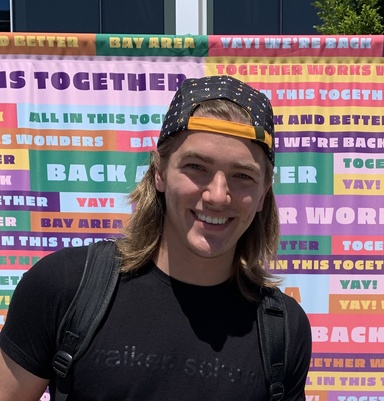
#> input picture server/me-lol.jpg, 384 x 401 px, shrunk from 1225 x 1280 before the run
$ python kuwahara.py   (older library calls are emulated)
#> lines starting #> are read from the running program, lines starting #| are printed output that depends on the picture
import cv2
from pykuwahara import kuwahara
from typing import Literal
import numpy as np
import os
import math
import time
import matplotlib.pyplot as plt


def library_kuwahara(img_path: str, method: Literal['mean', 'gaussian', 'lagrange'] = 'mean', radius: int = 3, dir='api', img_name="output") -> None:
    """

    This method simply calls the kuwahara function from the pykuwahara library with the given method and radius
    Should be used for testing our approximation kuwahara method
    Files are output to ./examples/

    Args:
        img_path (str): The path to the image
        method (Literal['mean', 'gaussian], optional): The kernel method, defaults to 'mean'.
        radius (int, optional): The radius of the kernel, defaults to 3.
    """
    image = cv2.imread(img_path)
    filter_applied = custom_kuwahara(image, method=method,
                                     radius=radius)  # kuwahara(image, method=method, radius=radius)
    examples_dir = 'examples/'
    if not (os.path.exists(examples_dir)):
        os.mkdir(examples_dir)
    out_path = f'./{dir}/{img_name}_kuwahara.jpg'
    cv2.imwrite(
        out_path, filter_applied)
    print(
        f'successfully applied kuwahara of method: {method} with kernel radius {radius}')
    return out_path


def custom_kuwahara(orig_img, method='mean', radius=3, sigma=None, grayconv=cv2.COLOR_BGR2GRAY, image_2d=None):
    #  Based off of the code from: https://github.com/yoch/pykuwahara/blob/main/src/pykuwahara/kuwahara.py
    if orig_img.ndim != 2 and orig_img.ndim != 3:
        raise TypeError("Incorrect number of dimensions (excepted 2 or 3)")

    if not isinstance(radius, int):
        raise TypeError('`radius` must be int')

    if radius < 1:
        raise ValueError('`radius` must be greater or equal 1')

    if method not in ('mean', 'gaussian', 'lagrange'):
        raise NotImplementedError('unsupported method %s' % method)

    if method == 'gaussian' and sigma is None:
        sigma = -1
        # then computed by OpenCV as : 0.3 * ((ksize - 1) * 0.5 - 1) + 0.8
        # see: https://docs.opencv.org/master/d4/d86/group__imgproc__filter.html#gac05a120c1ae92a6060dd0db190a61afa

    # convert to float32 if necessary for further math computation
    image = orig_img.astype(np.float32, copy=False)

    if image_2d is not None:
        image_2d = image_2d.astype(image.dtype, copy=False)

    # preallocate these arrays
    avgs = np.empty((4, *image.shape), dtype=image.dtype)
    stddevs = np.empty((4, *image.shape[:2]), dtype=image.dtype)

    if image.ndim == 3:
        if image_2d is None:
            # NOTE this doesn't support float64
            image_2d = cv2.cvtColor(orig_img, grayconv).astype(
                image.dtype, copy=False)
        avgs_2d = np.empty((4, *image.shape[:2]), dtype=image.dtype)
    elif image.ndim == 2:
        image_2d = image
        avgs_2d = avgs

    # Create a pixel-by-pixel square of the image
    squared_img = image_2d ** 2

    if method == 'mean':
        kxy = np.ones(radius + 1, dtype=image.dtype) / \
            (radius + 1)  # kernelX and kernelY (same)
    elif method == 'gaussian':
        # kxy = np.array(_calculate_gaussian_true_values(2 * radius + 1))
        kxy = cv2.getGaussianKernel(2 * radius + 1, sigma, ktype=cv2.CV_32F)
        kxy /= kxy[radius:].sum()  # normalize the semi-kernels
        klr = np.array([kxy[:radius + 1], kxy[radius:]])
        kindexes = [[1, 1], [1, 0], [0, 1], [0, 0]]
    elif method == 'lagrange':
        k_size = 2 * radius + 1
        # x = list of k_size values
        # f_x = true value at each i value
        # x_estimate = use lagrange to estimate at i
        kxy = calculate_lagrange_est_values(k_size)
        kxy /= kxy[radius:].sum()  # normalize the semi-kernels
        klr = np.array([kxy[:radius + 1], kxy[radius:]])
        kindexes = [[1, 1], [1, 0], [0, 1], [0, 0]]

    # the pixel position for all kernel quadrants
    shift = [(0, 0), (0, radius), (radius, 0), (radius, radius)]

    # Calculation of averages and variances on sub-windows
    for k in range(4):
        if method == 'mean':
            kx = ky = kxy
        elif method == 'gaussian':
            kx, ky = klr[kindexes[k]]
        elif method == 'lagrange':
            kx, ky = klr[kindexes[k]]
        cv2.sepFilter2D(image, -1, kx, ky, avgs[k], shift[k])
        if image.ndim == 3:  # else, this is already done...
            cv2.sepFilter2D(image_2d, -1, kx, ky, avgs_2d[k], shift[k])
        cv2.sepFilter2D(squared_img, -1, kx, ky, stddevs[k], shift[k])
        # compute the final variance on sub-window
        stddevs[k] = stddevs[k] - avgs_2d[k] ** 2

    # Choice of index with minimum variance
    indices = np.argmin(stddevs, axis=0)

    # Building the filtered image
    if image.ndim == 2:
        filtered = np.take_along_axis(
            avgs, indices[None, ...], 0).reshape(image.shape)
    else:  # then avgs.ndim == 4
        filtered = np.take_along_axis(
            avgs, indices[None, ..., None], 0).reshape(image.shape)

    return filtered.astype(orig_img.dtype)


# [12 lines left out: function calculate_error, not called in this run]


def _lx(X, i):
    xk = X[i]

    def ret_func(x):
        total = 1
        for j in range(len(X)):
            if j == i:
                continue
            xp = X[j]
            total *= ((x - xp) / (xk - xp))
        return total

    return ret_func


# [6 lines left out: function lagrange, not called in this run]


def get_lagrange_function(X, f_x):
    def est(x):
        curr = 0
        for i in range(0, len(X)):
            curr += (_lx(X, i)(x) * f_x[i])
        return curr

    return est


# f(x) function
def gaussian_func(x, sigma=1):
    inner = math.pow(x, 2) / (2 * math.pow(sigma, 2))
    test = math.exp(-1 * inner)
    return test
    # return math.exp((-1 * (math.pow((i-(k_size - 1) ) / 2.0, 2), 2)) / (2 * math.pow(sigma, 2)))


# calculate the true gaussian values
# [8 lines left out: function _calculate_gaussian_true_values, not called in this run]


# calculate the lagrange estimated values
def calculate_lagrange_est_values(k_size):
    # setup, get lagrange data (5 points)
    sigma = 0.3 * ((k_size - 1) * 0.5 - 1) + 0.8
    start = (k_size - 1) // 2
    x_vals = [start, 3 * start / 4, start / 2, start / 4, 0]
    y_vals = [gaussian_func(x, sigma) for x in x_vals]

    # actually estimate the values
    lagrange_estimate = []
    est_func = get_lagrange_function(x_vals, y_vals)
    for x in range((k_size - 1) // 2, -1, -1):
        lagrange_estimate.append(est_func(x))

    # normalize the data
    final = np.concatenate((lagrange_estimate, lagrange_estimate[::-1][1:]))
    tot = sum(final)
    final = [x / tot for x in final]

    return np.array(final)


# test
# [24 lines left out: function test, not called in this run]


def add_point_lagrange(x_radius_lagrange, y_time_lagrange, radius):
    then = time.time()
    library_kuwahara(img_path, method='lagrange', radius=radius)
    x_radius_lagrange.append(radius)
    now = time.time()
    print(now - then)
    y_time_lagrange.append(now - then)


def add_point_gausian(x_radius_gaussian, y_time_gaussian, radius):
    then = time.time()
    library_kuwahara(img_path, method='gaussian', radius=radius)
    x_radius_gaussian.append(radius)
    now = time.time()
    print(now - then)
    y_time_gaussian.append(now - then)


if __name__ == '__main__':
    example_imgs = ['me-lol.jpg', 'turing-test.jpg',
                    'cherry-blossoms.JPG', 'grassy-field.JPG']
    example_imgs_str = ['me_lol', 'turing_test',
                        'cherry_blossoms', 'grassy_field']
    i = 0

    # WIP:
    # calculate_error(100)

    # test()
    for img_path in example_imgs:
        x_radius_lagrange = []
        x_radius_gaussian = []
        y_time_lagrange = []
        y_time_gaussian = []

        # [33 lines of commented-out code are left out]
        add_point_gausian(x_radius_gaussian, y_time_gaussian, 5)
#> in library_kuwahara, image is the input picture: shape (401, 384, 3); mean B, G, R 103.7, 97.9, 114.9
#> in custom_kuwahara, `squared_img = image_2d ** 2`:
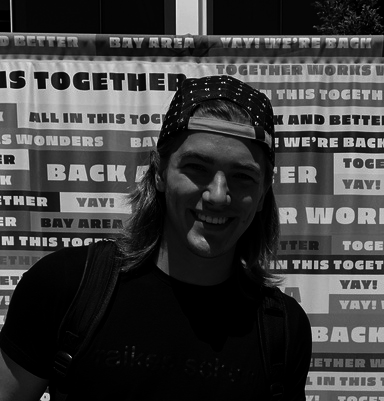
#> squared_img: shape (401, 384) float32; min 0, max 64516, mean 15666.8; drawn with min black and max white
        add_point_gausian(x_radius_gaussian, y_time_gaussian, 10)
        add_point_gausian(x_radius_gaussian, y_time_gaussian, 20)
#> call 3 of custom_kuwahara, with method = 'gaussian', radius = 20, grayconv = 6
#> in custom_kuwahara (call 3), `kxy = cv2.getGaussianKernel(2 * radius + 1, sigma, ktype=cv2.CV_32F)`: kxy = 41 values, max 0.0615 at index 20, min 0.000541 at index 0, mean 0.0244
#> in custom_kuwahara (call 3), `kxy /= kxy[radius:].sum()`: kxy = 41 values, max 0.116 at index 20, min 0.00102 at index 0, mean 0.046
#> in custom_kuwahara (call 3), `indices = np.argmin(stddevs, axis=0)`: indices: shape (401, 384) int64; 4 distinct labels, from 0 to 3
#> in custom_kuwahara (call 3), `filtered = np.take_along_axis( avgs, indices[None, ..., None], 0).resh..`:
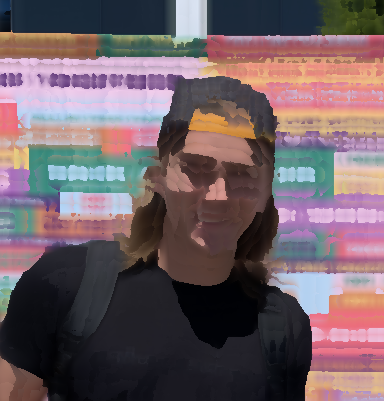
#> filtered: shape (401, 384, 3) float32; mean B, G, R 101.6, 96.1, 113.9
        add_point_gausian(x_radius_gaussian, y_time_gaussian, 50)
#> call 4 of custom_kuwahara, with method = 'gaussian', radius = 50, grayconv = 6
#> in custom_kuwahara (call 4), `kxy = cv2.getGaussianKernel(2 * radius + 1, sigma, ktype=cv2.CV_32F)`: kxy = 101 values, max 0.0258 at index 50, min 0.000142 at index 0, mean 0.0099
#> in custom_kuwahara (call 4), `kxy /= kxy[radius:].sum()`: kxy = 101 values, max 0.0502 at index 50, min 0.000276 at index 0, mean 0.0193
#> in custom_kuwahara (call 4), `indices = np.argmin(stddevs, axis=0)`: indices: shape (401, 384) int64; 4 distinct labels, from 0 to 3
#> in custom_kuwahara (call 4), `filtered = np.take_along_axis( avgs, indices[None, ..., None], 0).resh..`:
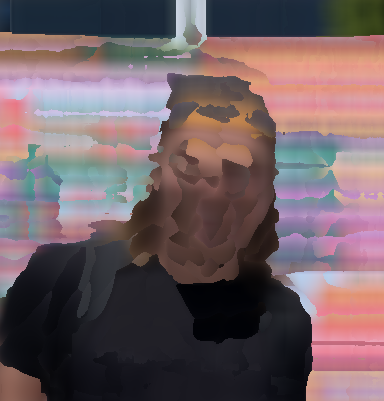
#> filtered: shape (401, 384, 3) float32; mean B, G, R 99.2, 94.8, 112.6
        add_point_gausian(x_radius_gaussian, y_time_gaussian, 100)
#> in custom_kuwahara (call 5), `indices = np.argmin(stddevs, axis=0)`: indices: shape (401, 384) int64; 4 distinct labels, from 0 to 3

        # [6 lines of commented-out code are left out]
        add_point_lagrange(x_radius_lagrange, y_time_lagrange, 5)
        add_point_lagrange(x_radius_lagrange, y_time_lagrange, 10)
        add_point_lagrange(x_radius_lagrange, y_time_lagrange, 20)
#> in custom_kuwahara (call 8), `indices = np.argmin(stddevs, axis=0)`:
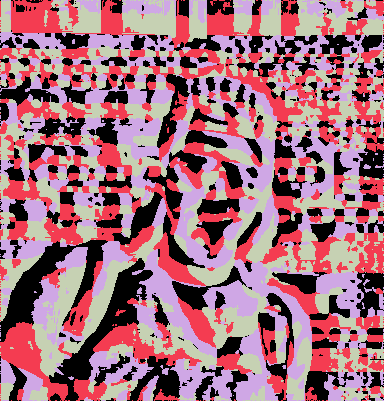
#> indices: shape (401, 384) int64; 4 distinct labels, from 0 to 3; one colour per label, 0 black
        add_point_lagrange(x_radius_lagrange, y_time_lagrange, 50)
#> in custom_kuwahara (call 9), `indices = np.argmin(stddevs, axis=0)`:
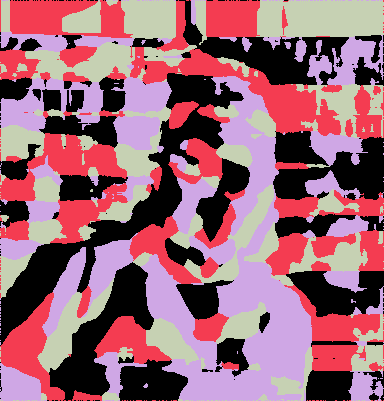
#> indices: shape (401, 384) int64; 4 distinct labels, from 0 to 3; one colour per label, 0 black
        add_point_lagrange(x_radius_lagrange, y_time_lagrange, 100)
#> in custom_kuwahara (call 10), `indices = np.argmin(stddevs, axis=0)`:
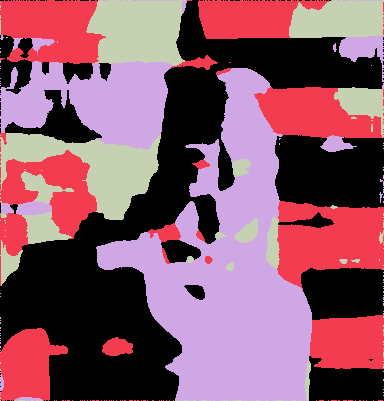
#> indices: shape (401, 384) int64; 4 distinct labels, from 0 to 3; one colour per label, 0 black

        if i != 0:
            plt.clf()

        plt.plot(x_radius_lagrange, y_time_lagrange,
                 '-*', label='Lagrange Interpolation')
        plt.plot(x_radius_gaussian, y_time_gaussian, '-*', label='Gaussian')
        plt.xlabel("Radius")
        plt.ylabel("Time (seconds)")
        plt.legend()
        plt.title("Lagrange Interpolation vs Gaussian Weights for the " +
                  example_imgs_str[i] + " Image")
        plt.savefig("figures/" + example_imgs_str[i] + "_Image.jpg")
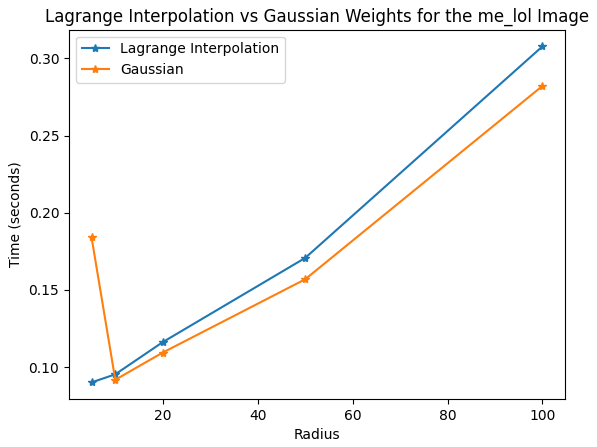
#> figure drawn by matplotlib, 1 panel
        i += 1
#> pass 2 of the loop `for img_path in example_imgs:`:
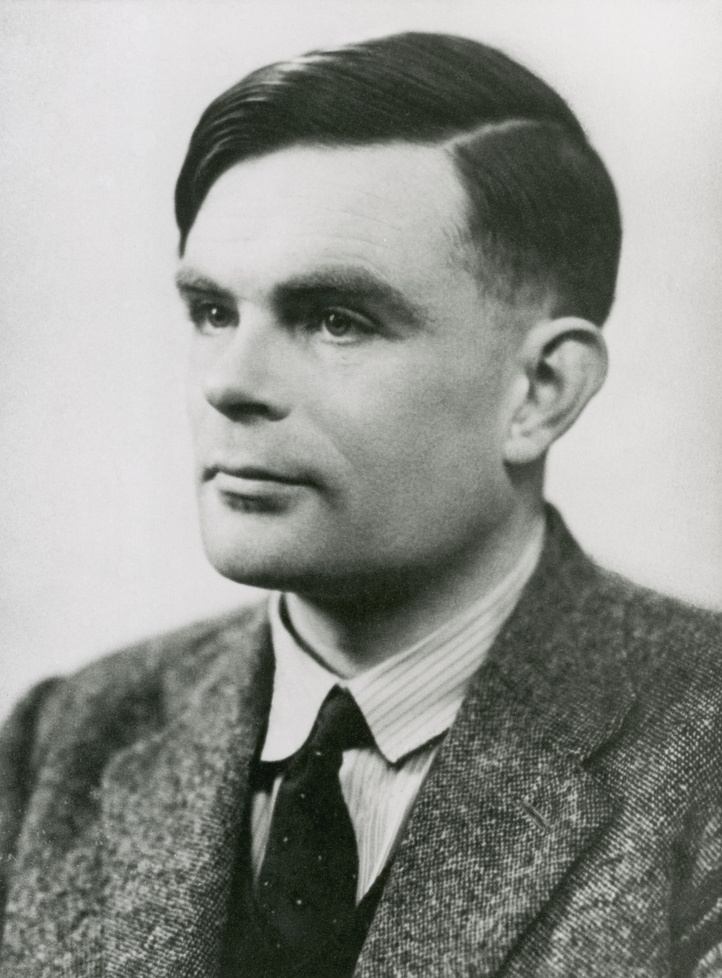
#> input picture server/turing-test.jpg, 722 x 978 px, shrunk from 2303 x 3120 before the run
#> in library_kuwahara, image is the input picture: shape (978, 722, 3); mean B, G, R 143.8, 148.5, 146.6
#> image_2d: shape (978, 722) float32
#> in custom_kuwahara (call 11), `squared_img = image_2d ** 2`:
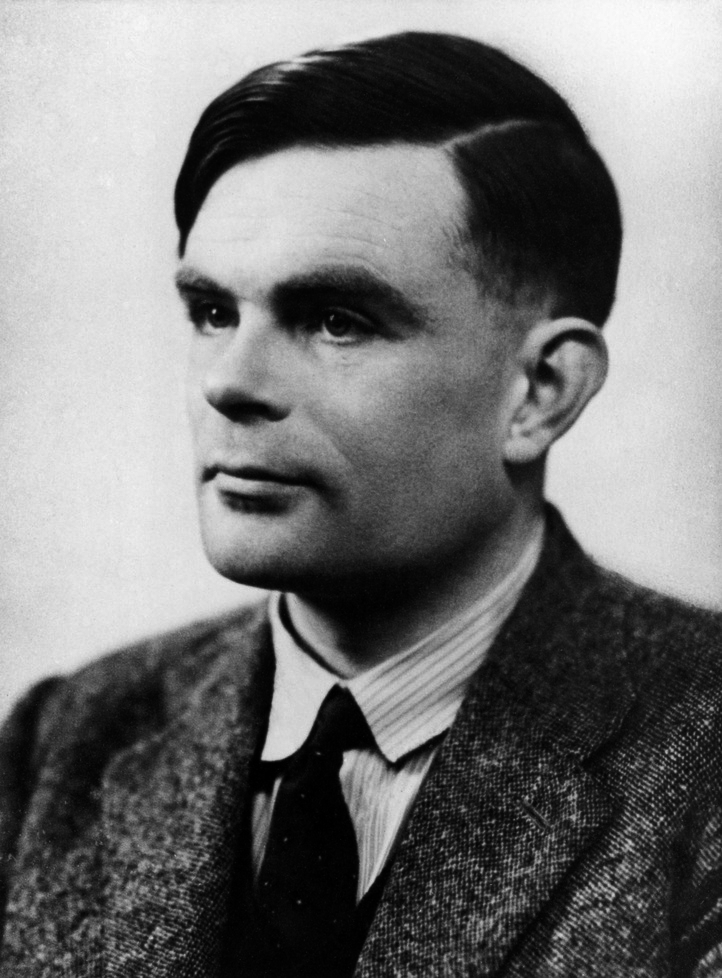
#> squared_img: shape (978, 722) float32; min 144, max 56644, mean 26415.5; drawn with min black and max white
#> in custom_kuwahara (call 11), `kxy = cv2.getGaussianKernel(2 * radius + 1, sigma, ktype=cv2.CV_32F)`: kxy = [0.00881, 0.0271, 0.0651, 0.122, 0.177, 0.201, 0.177, 0.122, 0.0651, 0.0271, 0.00881]
#> in custom_kuwahara (call 11), `kxy /= kxy[radius:].sum()`: kxy = [0.0147, 0.0452, 0.108, 0.203, 0.295, 0.334, 0.295, 0.203, 0.108, 0.0452, 0.0147]
#> the loop in custom_kuwahara (call 11), `for k in range(4):` made 4 passes
#> (kx, ky) on passes 2 to 3: ([0.334, 0.295, 0.203, 0.108, 0.0452, 0.0147], [0.0147, 0.0452, 0.108, 0.203, 0.295, 0.334]), ([0.0147, 0.0452, 0.108, 0.203, 0.295, 0.334], [0.334, 0.295, 0.203, 0.108, 0.0452, 0.0147])
#> indices: shape (978, 722) int64
#> filtered: shape (978, 722, 3) float32
#> in custom_kuwahara (call 13), `kxy = cv2.getGaussianKernel(2 * radius + 1, sigma, ktype=cv2.CV_32F)`: kxy = 41 values, max 0.0615 at index 20, min 0.000541 at index 0, mean 0.0244
#> in custom_kuwahara (call 13), `kxy /= kxy[radius:].sum()`: kxy = 41 values, max 0.116 at index 20, min 0.00102 at index 0, mean 0.046
#> indices: shape (978, 722) int64; 4 distinct labels, from 0 to 3
#> in custom_kuwahara (call 13), `filtered = np.take_along_axis( avgs, indices[None, ..., None], 0).resh..`:
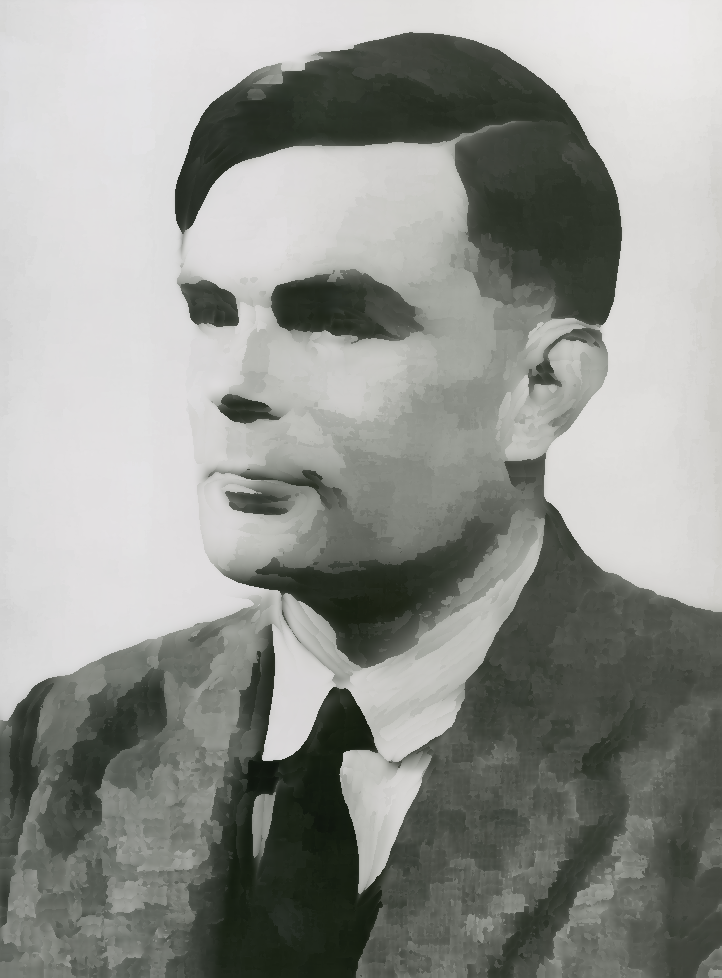
#> filtered: shape (978, 722, 3) float32; mean B, G, R 143.5, 148.2, 146.3
